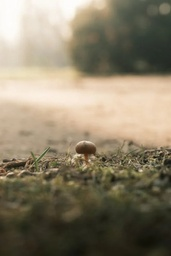
#> input picture input.jpg, 171 x 256 px, shrunk from 400 x 600 before the run
$ python imgs.py
#> lines starting #> are read from the running program, lines starting #| are printed output that depends on the picture; after the words box and inside, x2 and y2 are one past the last pixel; in counts of white or black regions, pixels touching at a corner belong together
### voronoi_filter.py
"""
Implementation of Voronoi image filtering

See README.md for details
"""

from dataclasses import dataclass
import itertools

import numpy as np
from PIL import Image, ImageFilter
from scipy.spatial.distance import cdist
from tqdm import tqdm


@dataclass(frozen=True)
class VoronoiFilterOptions:
    seed: int | None = None
    """
    The seed to use for the random number generator
    """

    blur_radius: float = 5.0
    """
    The radius of the Gaussian blur applied to the image post-"find edges"
    """

    baseline_probability: float = 0.005
    """
    The baseline probability for all pixels in the image to be selected as voronoi nodes
    """

    probability_power: float = 3.0
    """
    The exponent applied to the probabilities of voronoi nodes
    """

    proportion_points: float = 0.15
    """
    The proportion of voronoi nodes to sample from the image
    """

    distance_metric: str = "cityblock"
    """
    The distance metric to use when finding the closest voronoi node

    See https://docs.scipy.org/doc/scipy/reference/generated/scipy.spatial.distance.cdist.html
    """


def voronoi_arrs(
    image: Image.Image, opts: VoronoiFilterOptions = VoronoiFilterOptions()
) -> np.ndarray:
    """
    Returns an array of coordinates and colors for voronoi nodes
    """
    image_edges = (
        image.filter(ImageFilter.FIND_EDGES)
        .convert("L")
        .filter(ImageFilter.GaussianBlur(radius=opts.blur_radius))
    )
    probabilities = (
        ((np.array(image_edges).astype(np.float32)) / 255.0) + opts.baseline_probability
    ) ** opts.probability_power
    probabilities = (probabilities / np.sum(probabilities)).flatten()

    rng = np.random.default_rng(opts.seed)
    indices = rng.choice(
        len(probabilities),
        int(len(probabilities) * opts.proportion_points),
        p=probabilities,
        replace=False,
    )

    references = np.column_stack((indices % image.size[0], indices // image.size[0]))
    colors = np.array([image.getpixel((x, y)) for x, y in references])

    return references, colors


def _coords(row, col) -> np.ndarray:
    """
    Returns an array of coordinates

    For example, _coords(2, 3) returns:
    [[0 0]
     [0 1]
     [0 2]
     [1 0]
     [1 1]
     [1 2]]
    """

    return np.array(list(itertools.product(range(row), range(col))))


def _dist_argmin(a: np.ndarray, references: np.ndarray, metric: str) -> np.ndarray:
    """
    Returns the indices of the references that are closest to each coordinate in a
    """
    dists = cdist(a, references, metric=metric)
    a = np.argmin(dists, axis=1)
    return a


def voronoi_filter(
    image: Image.Image, opts: VoronoiFilterOptions = VoronoiFilterOptions()
) -> Image.Image:
    """
    Returns a voronoi filtered image
    """
    node_coords, node_colors = voronoi_arrs(image, opts)

    # Generate the array of closest voronoi nodes per pixel
    # This is done in chunks to avoid running out of memory
    out_idx = np.concatenate(
        [
            _dist_argmin(a, node_coords, opts.distance_metric)
            for a in tqdm(np.array_split(_coords(*image.size), len(node_coords)))
        ]
    )

    # Convert the array of closest voronoi nodes per pixel to an image
    out = (
        np.array([node_colors[idx] for idx in out_idx])
        .reshape((image.size[0], image.size[1], -1))
        .transpose((1, 0, 2))
    )
    if out.shape[2] == 1:
        out = out[:, :, 0]

    return Image.fromarray(out.astype(np.uint8), mode=image.mode)

### imgs.py
"""
Generate images for README.md
"""

import pathlib

import numpy as np
from PIL import Image, ImageFilter

from voronoi_filter import voronoi_filter, voronoi_arrs, VoronoiFilterOptions

IMGS_DIR = pathlib.Path(__file__).parent / "imgs"

VORONOI_OPTS = VoronoiFilterOptions(seed=42)


def find_edges_image(image: Image.Image) -> Image.Image:
    image.filter(ImageFilter.FIND_EDGES).convert("L").save(IMGS_DIR / "find_edges.png")


def blurred_edges_image(image: Image.Image) -> Image.Image:
    image.filter(ImageFilter.FIND_EDGES).convert("L").filter(
        ImageFilter.GaussianBlur(radius=2)
    ).save(IMGS_DIR / "blurred_edges.png")


def dithering_images(image: Image.Image) -> Image.Image:
    node_coords, node_colors = voronoi_arrs(image, VORONOI_OPTS)
    out_image_arr = np.zeros((image.size[1], image.size[0]), dtype=np.uint8)
    for x, y in node_coords:
        out_image_arr[y, x] = 255
    Image.fromarray(out_image_arr).save(IMGS_DIR / "dithering_white.png")

    out_image_arr = np.zeros((image.size[1], image.size[0], 3), dtype=np.uint8)
    for x, y, col in zip(node_coords[:, 0], node_coords[:, 1], node_colors):
        out_image_arr[y, x] = col
    Image.fromarray(out_image_arr).save(IMGS_DIR / "dithering_color.png")


if __name__ == "__main__":
    img = Image.open("input.jpg")
#> img is the input picture: PIL image 171x256 RGB; mean R, G, B 138.1, 127.9, 106.4

    find_edges_image(img)
#> in find_edges_image, `image.filter(ImageFilter.FIND_EDGES).convert("L").save(IMGS_DIR / "fin..`:
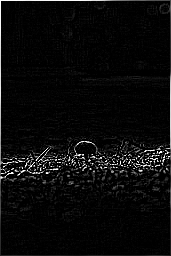
#> saved as find_edges.png: PIL image 171x256 L; min 0, max 255, mean 10.4
    blurred_edges_image(img)
#> in blurred_edges_image, `image.filter(ImageFilter.FIND_EDGES).convert("L").filter( ImageFilter...`:
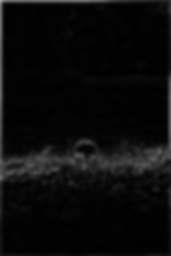
#> saved as blurred_edges.png: PIL image 171x256 L; min 0, max 172, mean 10.7
    dithering_images(img)
#> in voronoi_arrs, `image_edges = ( image.filter(ImageFilter.FIND_EDGES) .convert("L") .fi..`:
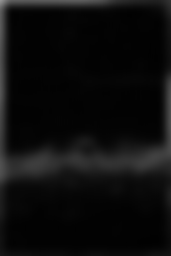
#> image_edges: PIL image 171x256 L; min 1, max 148, mean 12.7
#> in voronoi_arrs, `probabilities = ( ((np.array(image_edges).astype(np.float32)) / 255.0)..`:
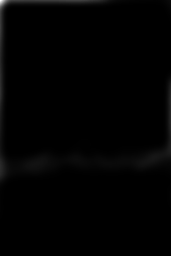
#> probabilities: shape (256, 171) float32; min 7.1e-07, max 0.201, mean 0.00168; drawn with min black and max white
#> in voronoi_arrs, `indices = rng.choice( len(probabilities), int(len(probabilities) * opt..`: indices = 6566 values, max 43775 at index 4317, min 0 at index 672, mean 21077.7
#> in voronoi_arrs, `references = np.column_stack((indices % image.size[0], indices // imag..`: references = 6566 pairs, first value 0 to 170, second value 0 to 255
#> in dithering_images, `node_coords, node_colors = voronoi_arrs(image, VORONOI_OPTS)`: node_coords has the same summary as references in voronoi_arrs
#> the loop in dithering_images, `for x, y in node_coords:` made 6566 passes
#> (x, y) on passes 1 to 3: (37, 162), (164, 92), (25, 166)
#> after the loop in dithering_images, `for x, y in node_coords:`:
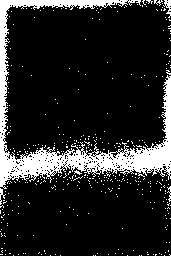
#> out_image_arr: shape (256, 171); 15% white; 383 white regions (378 under 20 px), largest, box (x1, y1, x2, y2) and area: (0, 0, 171, 189) 5807, (163, 0, 171, 18) 66, (0, 188, 6, 205) 37, (167, 186, 171, 202) 27, (154, 0, 163, 6) 23
#> the loop in dithering_images, `for x, y, col in zip(node_coords[:, 0], node_coords[:, 1], node_colors):` made 6566 passes
#> (x, y, col) on passes 1 to 3: (37, 162, [107, 109, 69]), (164, 92, [227, 200, 171]), (25, 166, [140, 127, 108])
#> after the loop in dithering_images, `for x, y, col in zip(node_coords[:, 0], node_coords[:, 1], node_colors):`:
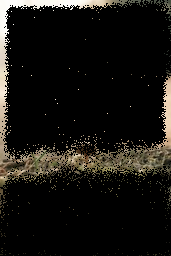
#> out_image_arr: shape (256, 171, 3); mean of channels 0, 1, 2 23.1, 21.3, 17.8; drawn as R, G, B
    voronoi_filter(img, VORONOI_OPTS).save(IMGS_DIR / "voronoi.png")
#> in voronoi_filter, `node_coords, node_colors = voronoi_arrs(image, opts)`: node_coords has the same summary as references in voronoi_arrs
#> in _dist_argmin, `a = np.argmin(dists, axis=1)`: a = [672, 501, 125, 538, 448, 835, 1471]
    voronoi_filter(
        img, VoronoiFilterOptions(distance_metric="sqeuclidean", seed=VORONOI_OPTS.seed)
    ).save(IMGS_DIR / "voronoi_euclidean.png")
#> in voronoi_filter (call 2), `out = ( np.array([node_colors[idx] for idx in out_idx]) .reshape((imag..`:
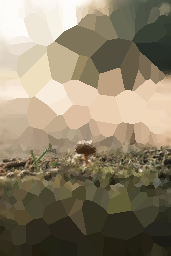
#> out: shape (256, 171, 3) int64; mean R, G, B 139.9, 129.1, 106.6
